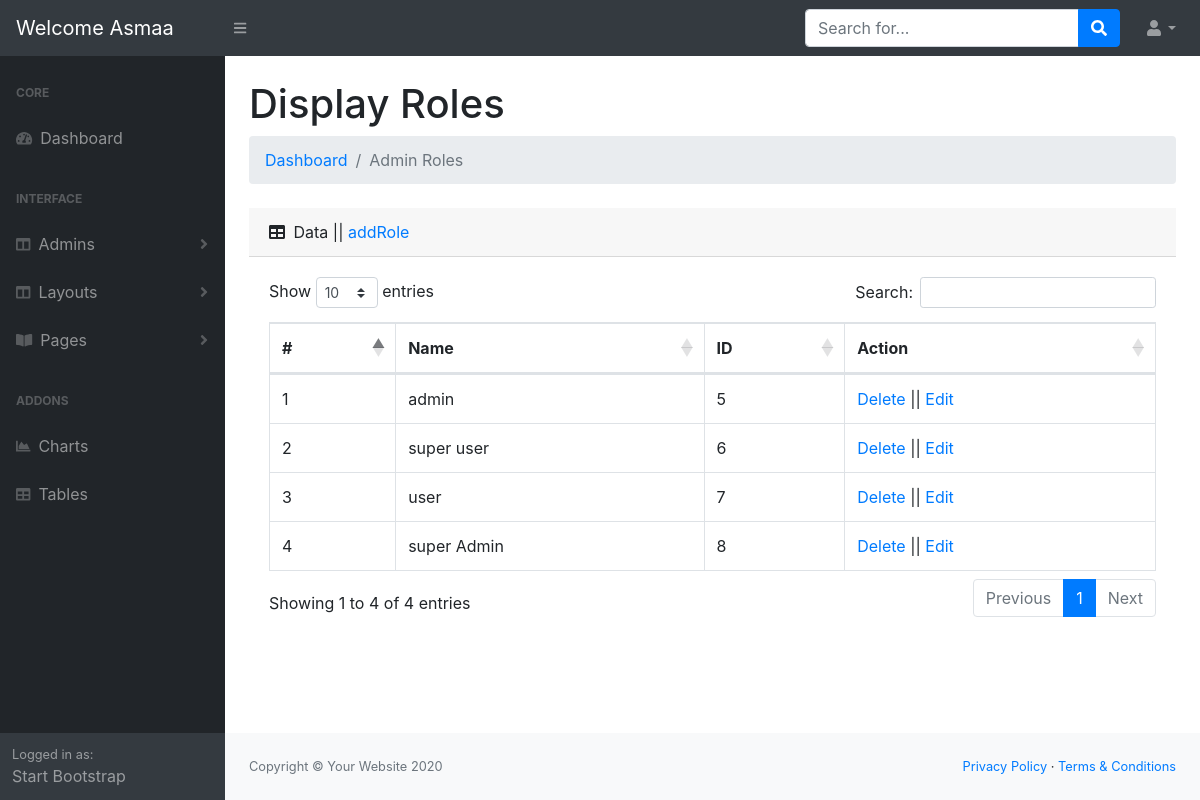
The page /dashboard/admin/adminRoles/displayRoles.php (signed in) on the database its author committed.
### tables this page shows
CREATE TABLE `roles` (
  `id` int(11) NOT NULL,
  `role` char(50) NOT NULL
);

### dashboard/includes/helperFunction.php (called while the page is built, shortened)
<?php
function url($url){
   return "http://".$_SERVER['HTTP_HOST']."/portfolio/dashboard/".$url;
  }
?>

### dashboard/admin/adminRoles/displayRoles.php (the view)
<?php
    require '../../includes/connection.php';
    include '../../includes/helperFunction.php';
    $sql = "SELECT * FROM roles";
    $op = mysqli_query($con,$sql);
?>
<?php
    include '../../includes/layout/head.php';
?>
    <body class="sb-nav-fixed">
        <?php include '../../includes/layout/nav.php'; ?>
        <div id="layoutSidenav">
        <?php include '../../includes/layout/sideNav.php'; ?>
            <div id="layoutSidenav_content">
                <main>
                    <div class="container-fluid">
                        <h1 class="mt-4">Display Roles</h1>
                        <ol class="breadcrumb mb-4">
                            <li class="breadcrumb-item"><a href="../../index.php">Dashboard</a></li>
                            <li class="breadcrumb-item active">Admin Roles</li>
                        </ol>
                            <div class="card-header">
                                <i class="fas fa-table mr-1"></i>
                               Data || <a href="<?php   echo url('admin/adminRoles/addRole.php');  ?> ">addRole</a>
                            </div>
                            <div class="card-body">
                                <div class="table-responsive">
                                    <table class="table table-bordered" id="dataTable" width="100%" cellspacing="0">
                                        <thead>
                                            <tr>
                                                <th>#</th>
                                                <th>Name</th>
                                                <th>ID</th>
                                                <th>Action</th>
                                            </tr>
                                        </thead>
                                        <tbody>
                                            <?php $i = 0;
                                                while($data = mysqli_fetch_assoc($op)){
                                                    $i++;
                                                    ?>
                                                    <tr>
                                                        <td><?php echo $i;?></td>
                                                        <td><?php echo $data['role'];?></td>
                                                        <td><?php echo $data['id'];?></td>
                                                        <td>
                                                            <a href ="deleteRole.php?id=<?php echo $data['id']; ?>">Delete</a> ||
                                                            <a href ="editRole.php?id=<?php echo $data['id']; ?>?role=<?php $_SESSION['role']=$data['role']; echo $_SESSION['role']; ?>">Edit</a></td>
                                                    </tr>
                                                <?php }?>
                                        </tbody>
                                    </table>
                                </div>
                            </div>
                    </div>
                </main>
                <?php include '../../includes/layout/footer.php'; ?>

### rows shown on the page
roles: role "admin", id "5"
roles: role "super user", id "6"
roles: role "user", id "7"
roles: role "super Admin", id "8"

### other values the page prints
$_SESSION['userData']['name'] "Asmaa"
